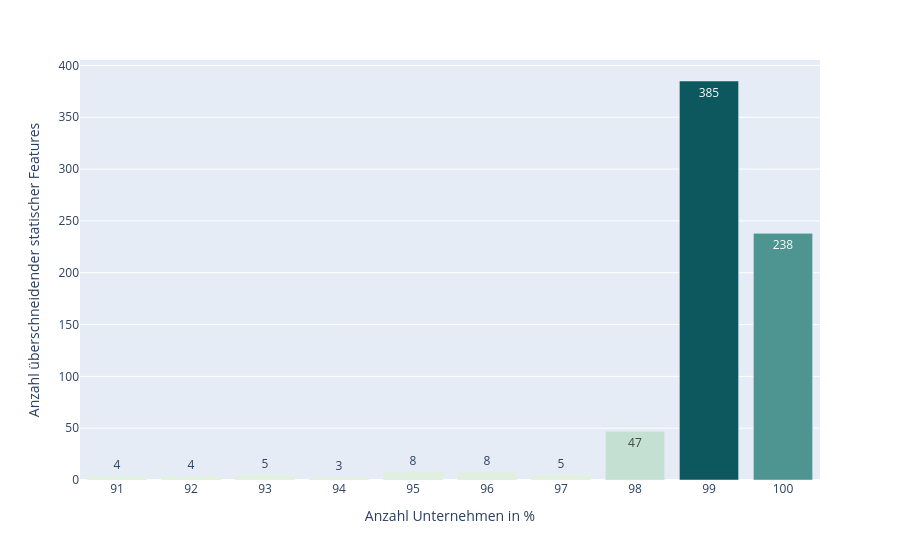

Write notebook code for a chart like this one.
### Code cell
fig = px.bar(
    grouped,
    x="companyCountIn%",
    y="sameFeatureCount",
    color="sameFeatureCount",
    color_continuous_scale="mint",
    text_auto=True,
    labels={
        "sameFeatureCount": "Anzahl überschneidender statischer Features",
        "companyCountIn%": "Anzahl Unternehmen in %"
    },
    template= 'plotly'
)
fig.update_traces(cliponaxis=False)
fig.update_coloraxes(showscale=False)
fig.write_image(config.data_dir / "figures" / "historic-same-features-count-precise.svg")
#fig.write_image(config.data_dir / "figures" / "historic-same-features-count-precise_2026.svg")
fig.show()

### Figure 1 — Plotly figure (JSON) as saved in the notebook; plotly's stock layout.template omitted (floating-point values rounded to 4 significant figures)
{"data": [{"hovertemplate": "Anzahl Unternehmen in %=%{x}<br>Anzahl überschneidender statischer Features=%{marker.color}<extra></extra>", "legendgroup": "", "marker": {"color": [4, 4, 5, 3, 8, 8, 5, 47, 385, 238], "coloraxis": "coloraxis", "pattern": {"shape": ""}}, "name": "", "orientation": "v", "showlegend": false, "textposition": "auto", "texttemplate": "%{y}", "x": ["91", "92", "93", "94", "95", "96", "97", "98", "99", "100"], "xaxis": "x", "y": [4, 4, 5, 3, 8, 8, 5, 47, 385, 238], "yaxis": "y", "type": "bar", "cliponaxis": false}], "layout": {"xaxis": {"anchor": "y", "domain": [0.0, 1.0], "title": {"text": "Anzahl Unternehmen in %"}}, "yaxis": {"anchor": "x", "domain": [0.0, 1.0], "title": {"text": "Anzahl überschneidender statischer Features"}}, "coloraxis": {"colorbar": {"title": {"text": "Anzahl überschneidender statischer Features"}}, "colorscale": [[0.0, "rgb(228, 241, 225)"], [0.1667, "rgb(180, 217, 204)"], [0.3333, "rgb(137, 192, 182)"], [0.5, "rgb(99, 166, 160)"], [0.6667, "rgb(68, 140, 138)"], [0.8333, "rgb(40, 114, 116)"], [1.0, "rgb(13, 88, 95)"]], "showscale": false}, "legend": {"tracegroupgap": 0}, "margin": {"t": 60}, "barmode": "relative"}}
